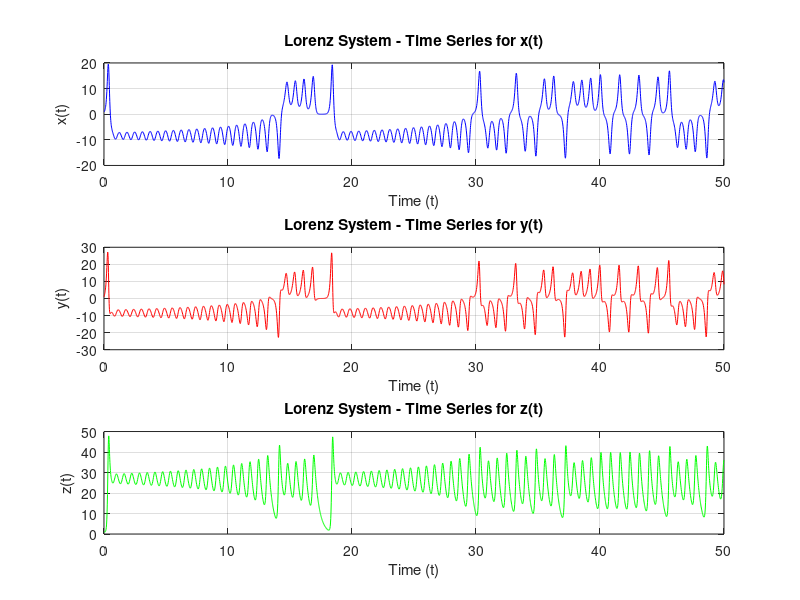
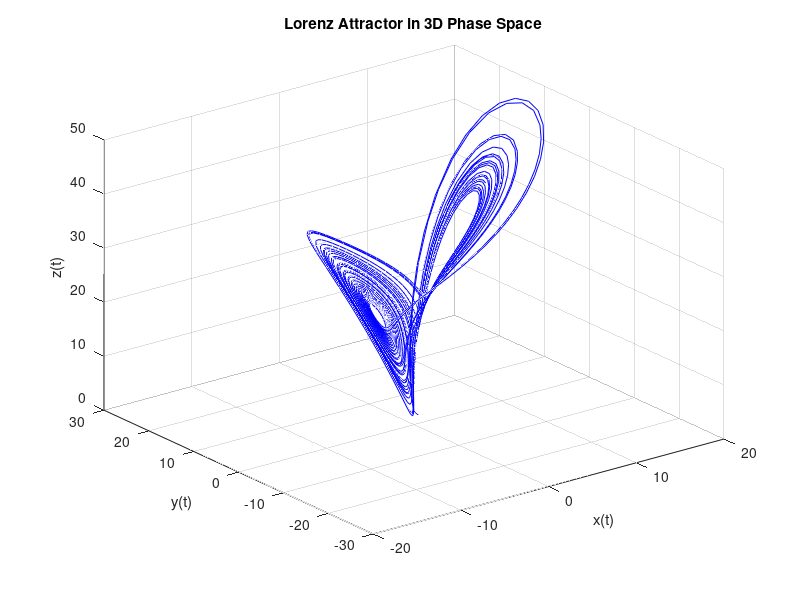

Source code (MATLAB) for these figures, in order:
% script 3.5
% Parameters for the Lorenz system
sigma = 10;           % Parameter sigma
rho = 28;             % Parameter rho
beta = 8/3;           % Parameter beta
 
% Time span and initial conditions
tspan = [0, 50];                    % Time range for the solution
initial_conditions = [1, 1, 1];     % Initial values [x0, y0, z0]
 
% Define the Lorenz system of differential equations
lorenz_system = @(t, X) [ ...
    sigma * (X(2) - X(1));          % dx/dt
    X(1) * (rho - X(3)) - X(2);     % dy/dt
    X(1) * X(2) - beta * X(3)       % dz/dt
];
 
% Solve the Lorenz system using ode45
[t, XYZ] = ode45(lorenz_system, tspan, initial_conditions);
 
% Extract the x, y, and z components of the solution
x = XYZ(:,1);
y = XYZ(:,2);
z = XYZ(:,3);
 
% Plot the time series for each variable figure;
 
subplot(3,1,1);            % Plot for x(t)
plot(t, x, 'b');
xlabel('Time (t)');
ylabel('x(t)');
title('Lorenz System - Time Series for x(t)');
grid on;
 
subplot(3,1,2);            % Plot for y(t)
plot(t, y, 'r');
xlabel('Time (t)');
ylabel('y(t)');
title('Lorenz System - Time Series for y(t)');
grid on;
 
subplot(3,1,3);            % Plot for z(t)
plot(t, z, 'g');
xlabel('Time (t)');
ylabel('z(t)');
title('Lorenz System - Time Series for z(t)');
grid on;
 
% 3D Plot of the Lorenz attractor
figure;
plot3(x, y, z, 'b');
xlabel('x(t)');
ylabel('y(t)');
zlabel('z(t)');
title('Lorenz Attractor in 3D Phase Space');
grid on;
view(3);  % Set a 3D view angle for better visualization

